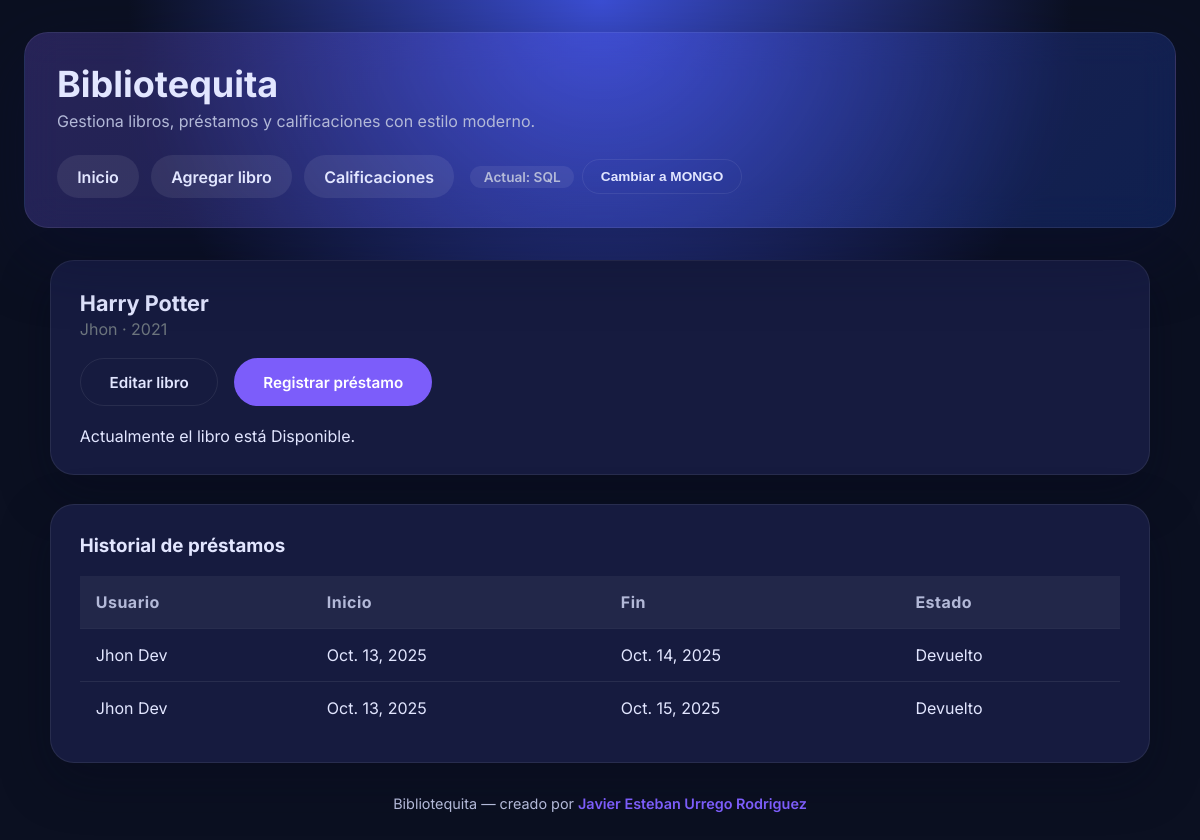
The app's page /libros/1/ with its own data.
### library/models.py (models this page shows, shortened)
class Book(models.Model):
    title = models.CharField(max_length=200)
    year = models.PositiveIntegerField()
    author = models.ForeignKey(Author, on_delete=models.CASCADE, related_name='books')
    class Meta:
        ordering = ['title']

class Author(models.Model):
    name = models.CharField(max_length=100)

class Loan(models.Model):
    book = models.ForeignKey(Book, on_delete=models.CASCADE, related_name='loans')
    user = models.ForeignKey(LibraryUser, on_delete=models.CASCADE, related_name='loans')
    start_date = models.DateField()
    end_date = models.DateField()
    returned = models.BooleanField(default=False)
    class Meta:
        ordering = ['-start_date']

class LibraryUser(models.Model):
    name = models.CharField(max_length=100)
    email = models.EmailField(unique=True)
    class Meta:
        ordering = ['name']

### library/views.py (the view)
# urls.py: path('libros/<str:libro_id>/', views.book_detail, name='detalle_libro'),
def book_detail(request, libro_id):
    data_source = get_active_data_source(request)
    book = None
    active_loan = None
    loan_history = []
    if data_source == DATA_SOURCE_MONGO:
        try:
            book, active_loan, loan_history = mongo_repository.get_book_detail(libro_id)
        except MongoUnavailableError as exc:
            data_source = _fallback_to_sql(request, exc)
    if data_source == DATA_SOURCE_SQL:
        book = get_object_or_404(Book.objects.select_related('author'), pk=_parse_sql_id(libro_id))
        active_loan = book.loans.select_related('user').filter(returned=False).first()
        loan_history = book.loans.select_related('user').all()
    return render(
        request,
        'library/book_detail.html',
        {
            'book': book,
            'active_loan': active_loan,
            'loan_history': loan_history,
        },
    )

### library/context_processors.py (called while the page is built)
def data_source_meta(request):
    current = get_active_data_source(request)
    alternate = next_data_source(current)
    return {
        'current_data_source': current,
        'alternate_data_source': alternate,
        'DATA_SOURCE_SQL': DATA_SOURCE_SQL,
        'DATA_SOURCE_MONGO': DATA_SOURCE_MONGO,
    }

### library/data_sources.py (called while the page is built)
def get_active_data_source(request) -> str:
    source = request.session.get(SESSION_KEY, DATA_SOURCE_SQL)
    if source not in DATA_SOURCE_CHOICES:
        source = DATA_SOURCE_SQL
    return source

def next_data_source(current: str) -> str:
    return DATA_SOURCE_MONGO if current == DATA_SOURCE_SQL else DATA_SOURCE_SQL

### library/views.py (called while the page is built)
def _parse_sql_id(raw_id):
    if isinstance(raw_id, int):
        return raw_id
    if isinstance(raw_id, str) and raw_id.isdigit():
        return int(raw_id)
    raise Http404('Identificador inválido')

### library/templates/library/book_detail.html (shortened to what this page needs)
{% extends "library/base.html" %}
{% block content %}
<section class="panel" style="display:flex; flex-direction: column; gap: 1.2rem;">
    <div>
        <h2 style="margin-bottom:0.2rem;">{{ book.title }}</h2>
        <p style="margin:0; color:#6c757d;">{{ book.author.name }} · {{ book.year }}</p>
    </div>
    <div style="display:flex; gap:1rem; flex-wrap: wrap;">
        <a class="button secondary" href="{% url 'editar_libro' libro_id=book.id %}">Editar libro</a>
        {% if not active_loan %}
            <a class="button primary" href="{% url 'prestar_libro' libro_id=book.id %}">Registrar préstamo</a>
        {% endif %}
    </div>
    {% if active_loan %}
        <div class="panel" style="margin:-0.5rem;">
            <h3 style="margin-top:0;">Préstamo activo</h3>
            <p style="margin-bottom:0.4rem;">Usuario:
                <a href="{% url 'prestamos_usuario' usuario_id=active_loan.user.id %}">{{ active_loan.user.name }}</a>
            </p>
            <p style="margin-bottom:0.2rem;">Inicio: {{ active_loan.start_date }}</p>
            <p style="margin-bottom:1rem;">Entrega prevista: {{ active_loan.end_date }}</p>
            <a class="button" href="{% url 'devolver_prestamo' prestamo_id=active_loan.id %}">Marcar como devuelto</a>
        </div>
    {% else %}
        <p style="margin:0;">Actualmente el libro está <span class="status status--available">Disponible</span>.</p>
    {% endif %}
</section>
<section class="panel">
    <h3 style="margin-top:0;">Historial de préstamos</h3>
    {% if loan_history %}
        <table>
            <thead>
                <tr>
                    <th>Usuario</th>
                    <th>Inicio</th>
                    <th>Fin</th>
                    <th>Estado</th>
                </tr>
            </thead>
            <tbody>
                {% for loan in loan_history %}
                    <tr>
                        <td><a href="{% url 'prestamos_usuario' usuario_id=loan.user.id %}">{{ loan.user.name }}</a></td>
                        <td>{{ loan.start_date }}</td>
                        <td>{{ loan.end_date }}</td>
                        <td>
                            {% if loan.returned %}
                                <span class="status status--available">Devuelto</span>
                            {% else %}
                                <span class="status status--loaned">En préstamo</span>
                            {% endif %}
                        </td>
                    </tr>
                {% endfor %}
            </tbody>
        </table>
    {% else %}
        <p>No hay préstamos registrados para este libro.</p>
    {% endif %}
</section>
{% endblock %}

### library/templates/library/base.html (style rules this page uses)
:root { color-scheme: light; --bg: #0b1021; --bg-soft: #111633; --accent: #7c5dfa; --accent-strong: #5730c7; --text: #e2e6ff; --text-muted: #b3b9d8; --card: #161b3f; --card-soft: #1f2555; --border: rgba(255,255,255,0.08); --success: #2fd98b; --warning: #ffc857; --error: #ff6b6b; }
* { box-sizing: border-box; }
body { margin: 0; font-family: "Inter", system-ui, -apple-system, BlinkMacSystemFont, "Segoe UI", sans-serif; color: var(--text); background: radial-gradient(circle at top, #3c4fd5, #0b1021 45%); min-height: 100vh; }
a { color: inherit; text-decoration: none; }
.panel { background: var(--card); border-radius: 24px; padding: 1.8rem; border: 1px solid var(--border); box-shadow: 0 18px 50px rgba(5,10,30,0.35); }
.panel h2 { margin-top: 0; font-size: 1.35rem; }
.button, button, input[type="submit"] { cursor: pointer; border: none; border-radius: 999px; padding: 0.85rem 1.8rem; font-weight: 600; font-size: 0.95rem; transition: transform 0.2s ease, box-shadow 0.2s ease; background: var(--accent); color: #fff; display: inline-flex; align-items: center; justify-content: center; gap: 0.5rem; }
.button.secondary { background: transparent; border: 1px solid var(--border); color: var(--text); }
table { width: 100%; border-collapse: collapse; min-width: 560px; }
th, td { padding: 1rem; text-align: left; }
thead { background: rgba(255,255,255,0.05); color: var(--text-muted); font-weight: 600; letter-spacing: 0.03em; }
tbody tr { border-top: 1px solid var(--border); }

### records on screen
Book: title "Harry Potter", author.name "Jhon", year "2021"
Loan: user.name "Jhon Dev", start_date "Oct. 13, 2025", end_date "Oct. 14, 2025", returned "Devuelto"
Loan: user.name "Jhon Dev", start_date "Oct. 13, 2025", end_date "Oct. 15, 2025", returned "Devuelto"

### other values on screen
{{ current_data_source|upper }} "SQL"
{{ alternate_data_source|upper }} "MONGO"
